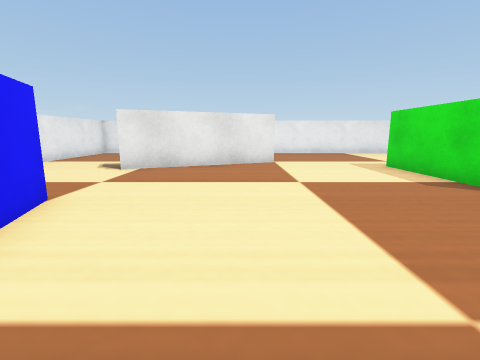
[1] (above)

17 first-person views from a walk through a Webots world. The camera is 0.06 m above the floor, tilts 10° down and sees 85° across. The floor is counted in squares, 0.05 m on a side. Each view is taken from the middle of a square. On the plan, view 1 faces up. The plan holds only what a view shows up to about 12 squares ahead; the rest is blank. Robots are left out. Webots' stock objects and surfaces are drawn as simple stand-ins.

[2]
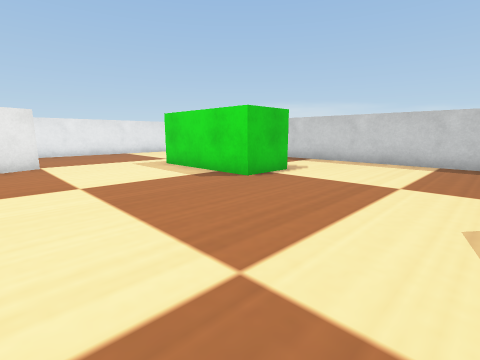

[3]
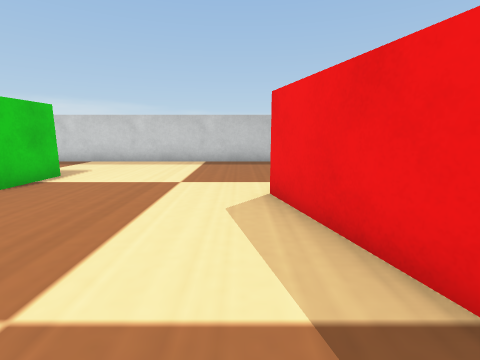

[4]
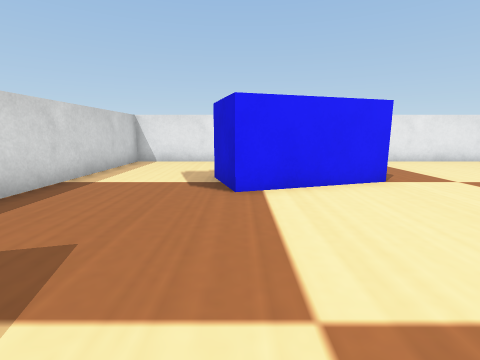

[5]
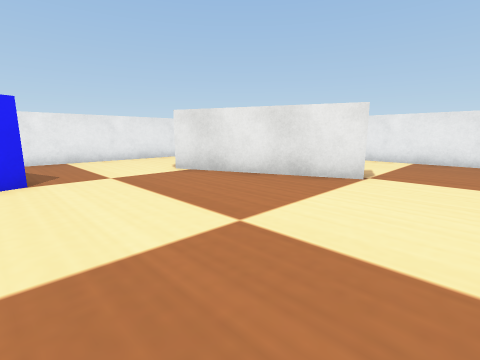

[6]
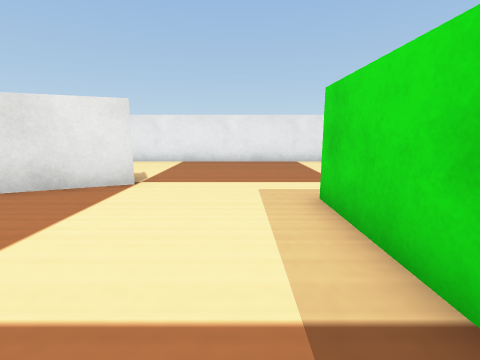

[7]
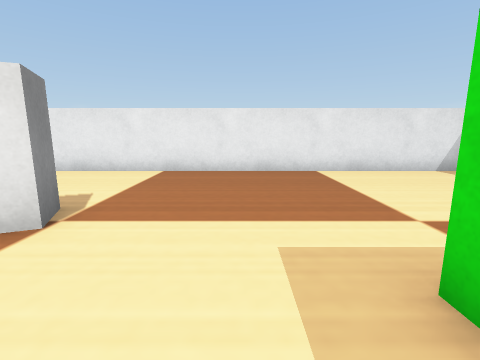

[8]
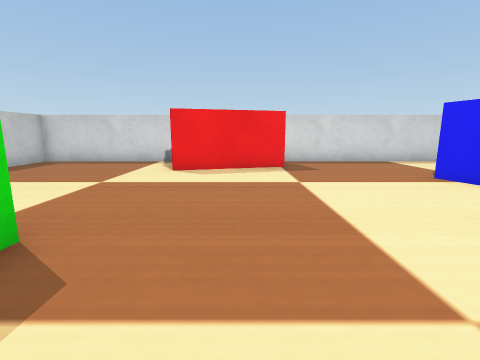

[9]
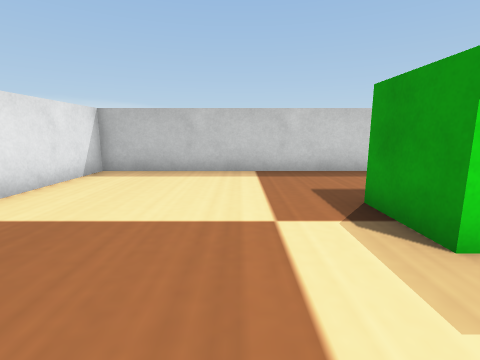

[10]
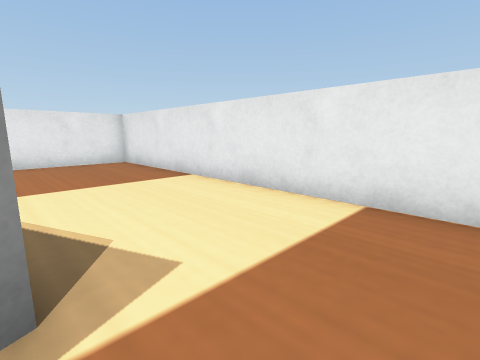

[11]
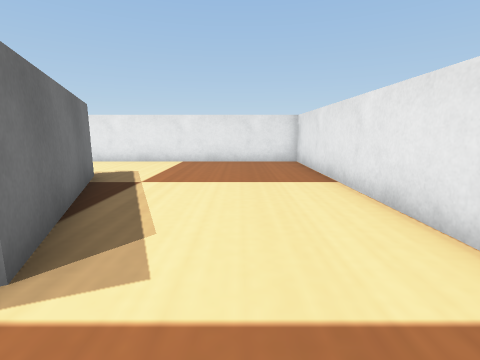

[12]
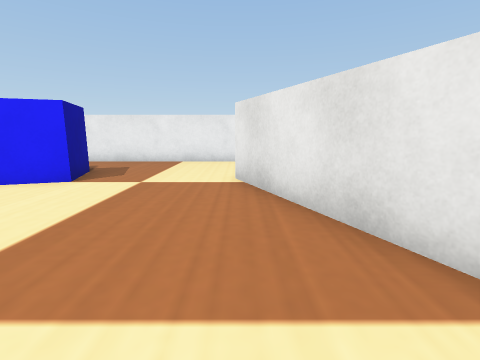

[13]
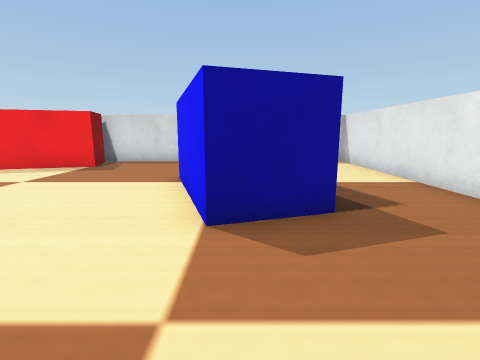

[14]
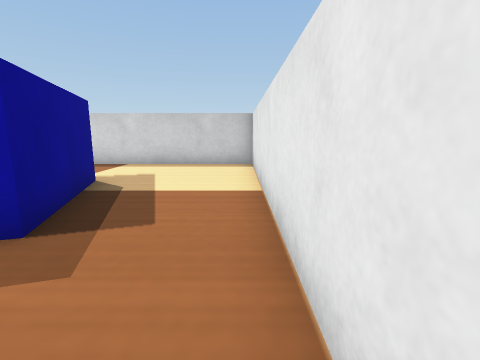

[15]
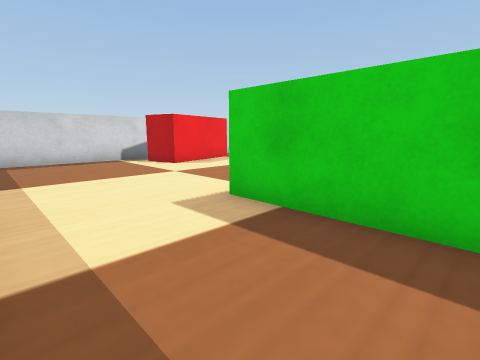

[16]
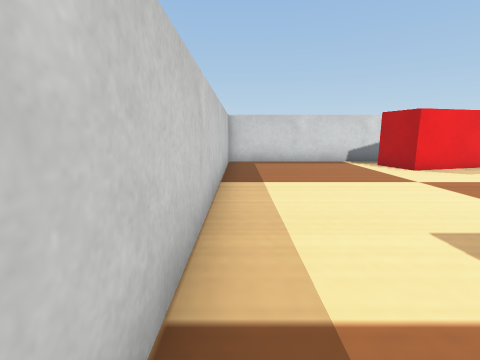

[17]
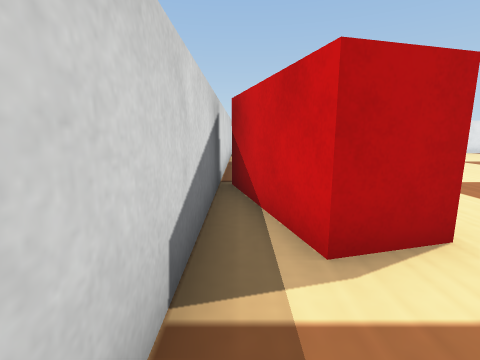

### Floor plan
Key: @ floor where view 1 was taken; # wall or solid block; . floor; B grey box; G green box; L blue box; R red box.
Columns run from 9 left of view 1 to 12 right of it. Each row starts with its distance up from view 1.
 17 ######################
 16 #....................#
 15 #....................#
 14 #....................#
 13 #....................#
 12 #........BB..........#
 11 #......BBBB..........#
 10 #....BBBB......GG....#
  9 #....BB........GG....#
  8 #..............GG....#
  7 #..............GG....#
  6 #..............GG....#
  5 #....L.........GG....#
  4 #...LLL..............#
  3 #...L L..............#
  2 #...L L..............#
  1 #....LLL.............#
  0 #....L...@...........#
 -1 #...........RRR......#
 -2 #.........RR RRR.....#
 -3 #..........RRR.......#
 -4 ######################

Where each view was taken, in squares from view 1:
view 1: 0 up, 0 right, facing up
view 2: 0 up, 0 right, facing up-right
view 3: 0 up, 0 right, facing right
view 4: 1 up, 3 right, facing left
view 5: 4 up, 4 right, facing up-left
view 6: 5 up, 4 right, facing up
view 7: 8 up, 4 right, facing up
view 8: 8 up, 3 right, facing down
view 9: 12 up, 3 right, facing right
view 10: 12 up, 3 right, facing up-left
view 11: 14 up, 3 right, facing left
view 12: 9 up, 3 right, facing left
view 13: 8 up, 4 left, facing down
view 14: 7 up, 8 left, facing down
view 15: 9 up, 11 right, facing down-left
view 16: 8 up, 11 right, facing down
view 17: 3 down, 8 right, facing left
